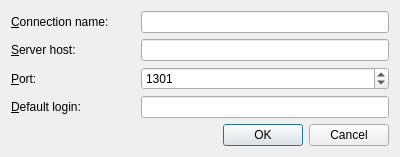
<?xml version="1.0" encoding="UTF-8"?>
<ui version="4.0">
 <class>Dialog</class>
 <widget class="QDialog" name="Dialog">
  <property name="geometry">
   <rect>
    <x>0</x>
    <y>0</y>
    <width>400</width>
    <height>152</height>
   </rect>
  </property>
  <property name="windowTitle">
   <string>Edit connection</string>
  </property>
  <layout class="QGridLayout" name="gridLayout">
   <item row="0" column="1" colspan="2">
    <widget class="QLineEdit" name="name"/>
   </item>
   <item row="3" column="1" colspan="2">
    <widget class="QLineEdit" name="login"/>
   </item>
   <item row="1" column="1" colspan="2">
    <widget class="QLineEdit" name="host">
     <property name="sizePolicy">
      <sizepolicy hsizetype="Expanding" vsizetype="Fixed">
       <horstretch>0</horstretch>
       <verstretch>0</verstretch>
      </sizepolicy>
     </property>
     <property name="frame">
      <bool>true</bool>
     </property>
    </widget>
   </item>
   <item row="0" column="0">
    <widget class="QLabel" name="label">
     <property name="text">
      <string>&amp;Connection name:</string>
     </property>
     <property name="buddy">
      <cstring>name</cstring>
     </property>
    </widget>
   </item>
   <item row="1" column="0">
    <widget class="QLabel" name="label_4">
     <property name="text">
      <string>&amp;Server host:</string>
     </property>
     <property name="buddy">
      <cstring>host</cstring>
     </property>
    </widget>
   </item>
   <item row="3" column="0">
    <widget class="QLabel" name="label_5">
     <property name="text">
      <string>&amp;Default login:</string>
     </property>
     <property name="buddy">
      <cstring>login</cstring>
     </property>
    </widget>
   </item>
   <item row="4" column="0" colspan="3">
    <widget class="QDialogButtonBox" name="buttonBox">
     <property name="orientation">
      <enum>Qt::Horizontal</enum>
     </property>
     <property name="standardButtons">
      <set>QDialogButtonBox::Cancel|QDialogButtonBox::Ok</set>
     </property>
    </widget>
   </item>
   <item row="2" column="0">
    <widget class="QLabel" name="label_2">
     <property name="text">
      <string>&amp;Port:</string>
     </property>
     <property name="buddy">
      <cstring>port</cstring>
     </property>
    </widget>
   </item>
   <item row="2" column="1" colspan="2">
    <widget class="QSpinBox" name="port">
     <property name="minimum">
      <number>1</number>
     </property>
     <property name="maximum">
      <number>65535</number>
     </property>
     <property name="value">
      <number>1301</number>
     </property>
    </widget>
   </item>
  </layout>
 </widget>
 <tabstops>
  <tabstop>name</tabstop>
  <tabstop>host</tabstop>
  <tabstop>login</tabstop>
  <tabstop>buttonBox</tabstop>
 </tabstops>
 <resources/>
 <connections>
  <connection>
   <sender>buttonBox</sender>
   <signal>accepted()</signal>
   <receiver>Dialog</receiver>
   <slot>accept()</slot>
   <hints>
    <hint type="sourcelabel">
     <x>224</x>
     <y>108</y>
    </hint>
    <hint type="destinationlabel">
     <x>157</x>
     <y>130</y>
    </hint>
   </hints>
  </connection>
  <connection>
   <sender>buttonBox</sender>
   <signal>rejected()</signal>
   <receiver>Dialog</receiver>
   <slot>reject()</slot>
   <hints>
    <hint type="sourcelabel">
     <x>292</x>
     <y>114</y>
    </hint>
    <hint type="destinationlabel">
     <x>286</x>
     <y>130</y>
    </hint>
   </hints>
  </connection>
 </connections>
</ui>
